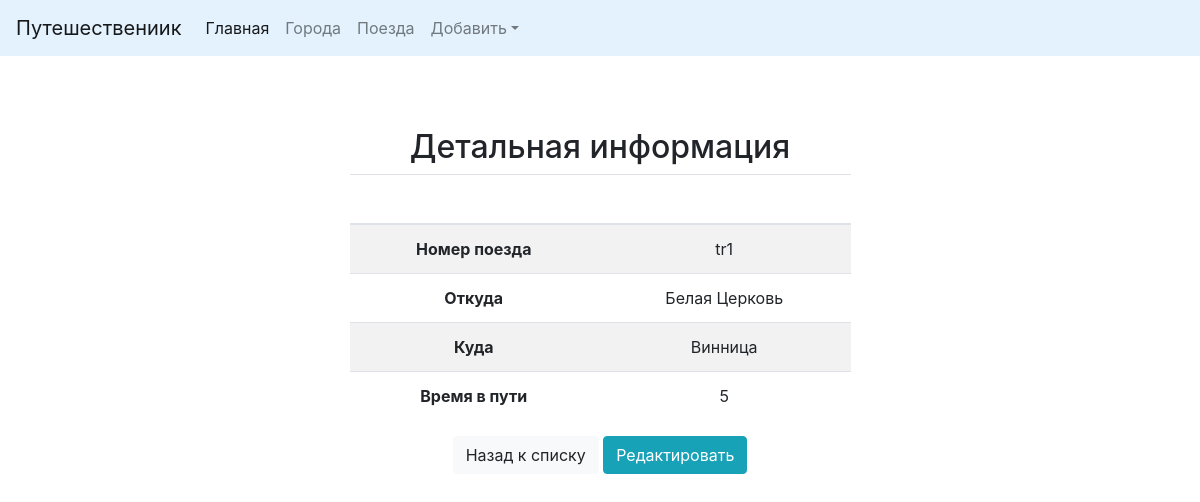
Screenshot of /trains/detail/1/ with the database file from the repository.
### trains/models.py (models this page shows, shortened)
class Train(models.Model):
    name = models.CharField(max_length=50, verbose_name = 'Номер поезда', unique=True)
    from_city = models.ForeignKey(City, verbose_name='Откуда', on_delete=models.CASCADE, related_name="from_city")
    to_city = models.ForeignKey(City, verbose_name='Куда', on_delete=models.CASCADE, related_name="to_city")
    travel_time = models.IntegerField(verbose_name='Время в пути')
    class Meta:
        verbose_name = 'Поезд'
        verbose_name_plural = 'Поезда'
        ordering = ['name']

### cities/models.py (models this page shows, shortened)
class City(models.Model):
    name = models.CharField(max_length=50, verbose_name = 'Населенный пункт', unique=True)
    class Meta:
        verbose_name = 'Населенный пункт'
        verbose_name_plural = 'Населенные пункты'
        ordering = ['name']
    def __str__(self):
        return self.name

### trains/views.py (the view)
# urls.py: url(r'^detail/(?P<pk>\d+)/$', views.TrainDetail.as_view(), name='detail'),
class TrainDetail(DetailView):
    queryset = Train.objects.all()
    context_object_name = 'object'
    template_name = 'trains/detail.html'

### trains/templates/trains/detail.html (shortened to what this page needs)
{% extends 'base.html' %}
{%load staticfiles%}
{% block content %}
<div  class="container">
    <h2 class="centr"><span>Детальная информация</span></h2>
   <div class="row">
        <div class="col-md-6 mx-auto">
            <table class="table table-striped">
            <thead>
                <tr>
                    <th scope="col">&nbsp;</th>
                    <th scope="col">&nbsp;</th>
                </tr>
            </thead>
            <tbody>
                <tr>
                    <th>Номер поезда</th>
                    <td>{{ object.name }}</td>
                </tr>
                <tr>
                    <th>Откуда</th>
                    <td>{{ object.from_city }}</td>
                </tr>
                <tr>
                    <th>Куда</th>
                    <td>{{ object.to_city }}</td>
                </tr>
                <tr>
                    <th>Время в пути</th>
                    <td>{{ object.travel_time }}</td>
                </tr>
            </tbody>
            </table>
                <a href="{%url 'train:home' %}">
                    <button type="button" class='btn btn-light ' >
                        Назад к списку
                    </button>
                </a>
                <a href="{%url 'train:update' pk=object.id %}">
                    <button type="button" class='btn btn-info ' >
                        Редактировать
                    </button>
                </a>
        </div>
    </div>
</div>
{% endblock %}

### static/css/starter-template.css (style rules this page uses)
body { padding-top: 5rem; }

### rows the page displays
Train: name "tr1", from_city "Белая Церковь", to_city "Винница", travel_time "5"
